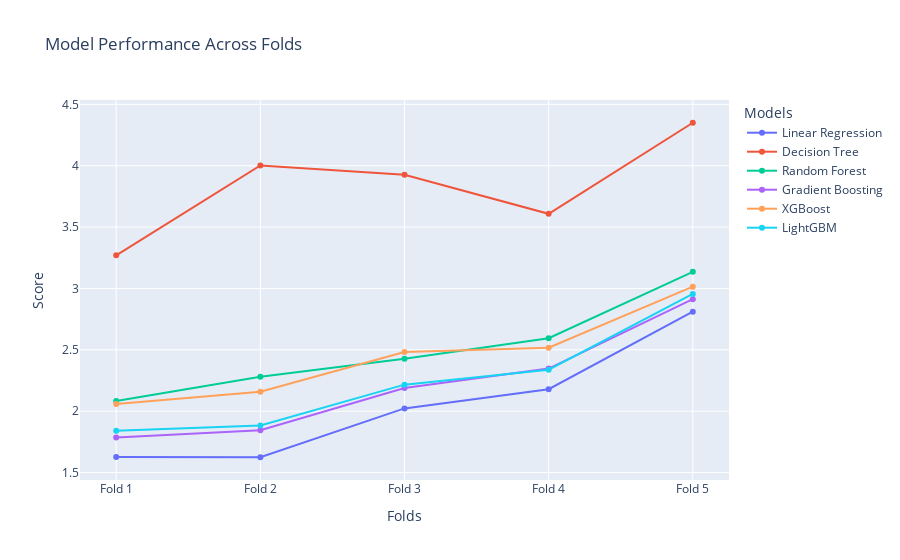

Notebook code for this chart:
### Code cell
# Remove the 'Mean' column to focus only on folds
results_df_no_mean = results_df.drop(columns=['Mean'])

# Initialize a Plotly figure
fig = go.Figure()

# Add a line for each model
for index, row in results_df_no_mean.iterrows():
    fig.add_trace(go.Scatter(
        x=row.index,  # Fold columns
        y=row.values,  # Values for each fold
        mode='lines+markers',
        name=index  # The name of the model
    ))

# Update layout to make the plot more readable
fig.update_layout(
    title="Model Performance Across Folds",
    xaxis_title="Folds",
    yaxis_title="Score",
    legend_title="Models",
    xaxis=dict(type='category'),
)

# Display the plot
fig.show()

### Figure 1 — Plotly figure (JSON) as saved in the notebook; plotly's stock layout.template omitted (floating-point values rounded to 4 significant figures)
{"data": [{"mode": "lines+markers", "name": "Linear Regression", "type": "scatter", "x": ["Fold 1", "Fold 2", "Fold 3", "Fold 4", "Fold 5"], "y": [1.626, 1.625, 2.023, 2.179, 2.81]}, {"mode": "lines+markers", "name": "Decision Tree", "type": "scatter", "x": ["Fold 1", "Fold 2", "Fold 3", "Fold 4", "Fold 5"], "y": [3.27, 4.002, 3.927, 3.608, 4.35]}, {"mode": "lines+markers", "name": "Random Forest", "type": "scatter", "x": ["Fold 1", "Fold 2", "Fold 3", "Fold 4", "Fold 5"], "y": [2.083, 2.28, 2.427, 2.594, 3.135]}, {"mode": "lines+markers", "name": "Gradient Boosting", "type": "scatter", "x": ["Fold 1", "Fold 2", "Fold 3", "Fold 4", "Fold 5"], "y": [1.785, 1.845, 2.189, 2.347, 2.913]}, {"mode": "lines+markers", "name": "XGBoost", "type": "scatter", "x": ["Fold 1", "Fold 2", "Fold 3", "Fold 4", "Fold 5"], "y": [2.058, 2.158, 2.482, 2.517, 3.015]}, {"mode": "lines+markers", "name": "LightGBM", "type": "scatter", "x": ["Fold 1", "Fold 2", "Fold 3", "Fold 4", "Fold 5"], "y": [1.841, 1.884, 2.216, 2.338, 2.955]}], "layout": {"legend": {"title": {"text": "Models"}}, "title": {"text": "Model Performance Across Folds"}, "xaxis": {"title": {"text": "Folds"}, "type": "category"}, "yaxis": {"title": {"text": "Score"}}}}
